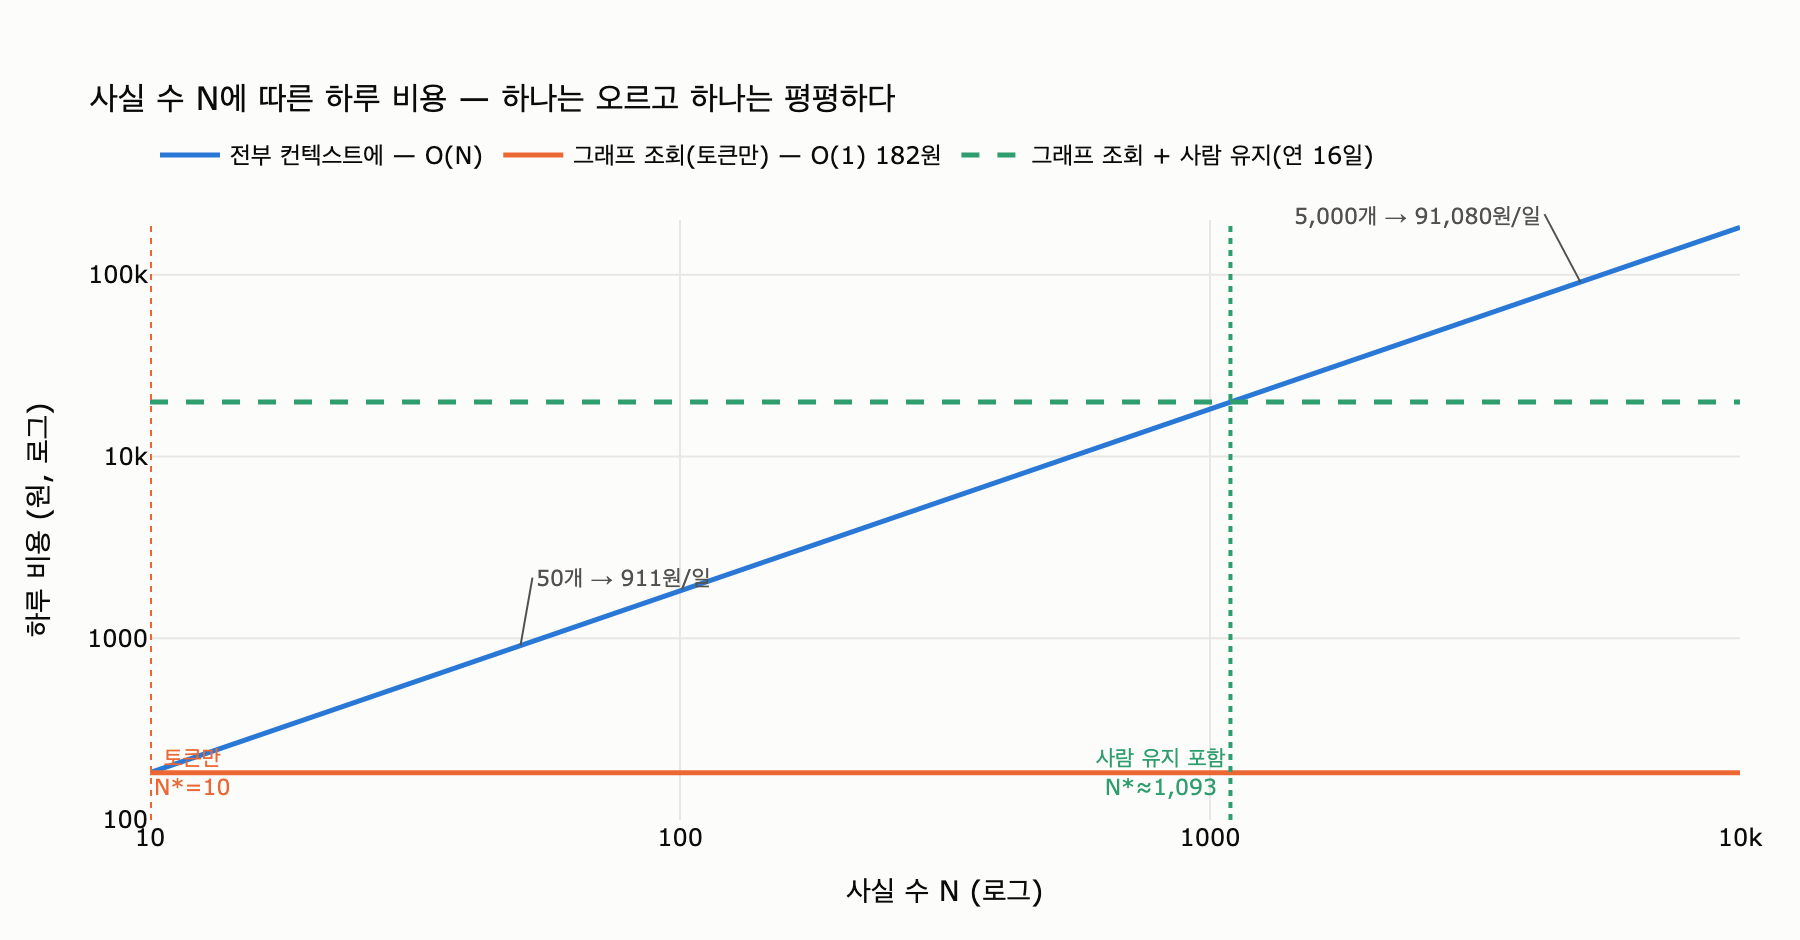

Here is the Python script that generated this plot:
# %% [markdown]
# # 사실이 늘 때: 「전부 컨텍스트에」 $O(N)$ vs 「그래프 조회」 $O(1)$
#
# 사실이 $N$개 있을 때 하루 입력 토큰 비용을 두 방식으로 계산한다.
#
# - **전부 컨텍스트에**: 매 턴 사실 $N$개를 전부 프롬프트에 붙인다
#   $$C_\text{all}(N) = N \cdot t \cdot T \cdot p \cdot r$$
# - **그래프 조회**: 질문에 걸린 상위 $k$개만 붙인다 ($k$는 $N$과 무관)
#   $$C_\text{graph}(N) = k \cdot t \cdot T \cdot p \cdot r \;=\; \text{const}$$
#
# 여기서 $t$ = 사실 하나의 토큰 수, $T$ = 하루 턴 수, $p$ = 토큰당 단가(USD),
# $r$ = 환율. **$N$은 첫 식에만 들어간다.** 그래서 하나는 기울기가 있고 하나는 평평하다.
#
# 책의 `ex4_memory_cost.py`와 같은 상수를 쓴다.

# %%
# 필요 패키지: plotly, kaleido (표 부분은 표준 라이브러리만으로 동작)

def _show(fig):
    try:
        from IPython import get_ipython
        if get_ipython() is not None:  # VSCode 셀/Jupyter에서만 렌더링
            fig.show()
    except ImportError:
        pass


PRICE_IN = 3.0 / 1_000_000   # 입력 토큰 1개당 USD
KRW = 1_380                  # 환율
TOK_PER_FACT = 22            # 사실 하나를 프롬프트에 넣는 값(토큰)
TURNS = 200                  # 하루 대화 턴 수
HIT = 10                     # 그래프 조회가 실제로 걸어 오는 사실 수 (k)

# 사실 하나를 하루 동안 컨텍스트에 «상주»시키는 값
UNIT = TOK_PER_FACT * TURNS * PRICE_IN * KRW


def cost_all(n):
    """전부 컨텍스트에 — 사실 수에 비례. O(N)"""
    return n * UNIT


def cost_graph(n, k=HIT):
    """그래프 조회 — 걸리는 건 늘 k개. n을 아예 안 쓴다. O(1)"""
    return k * UNIT


print(f"사실 1개를 하루 상주시키는 값 = {TOK_PER_FACT} tok x {TURNS} turn "
      f"x ${PRICE_IN * 1_000_000:.0f}/Mtok x {KRW}원 = {UNIT:.3f}원/일")
print(f"그래프 쪽 상수 비용 = {HIT}개 x {UNIT:.3f}원 = {cost_graph(0):,.0f}원/일 (N과 무관)")

# 출력:
# 사실 1개를 하루 상주시키는 값 = 22 tok x 200 turn x $3/Mtok x 1380원 = 18.216원/일
# 그래프 쪽 상수 비용 = 10개 x 18.216원 = 182원/일 (N과 무관)


# %% [markdown]
# ## 1. 책의 표를 그대로 재현한다
#
# 사실 수를 50 → 5,000으로 **100배** 늘리면 어느 쪽이 얼마나 오르는가.

# %%
print(f"{'사실 수':>8}{'전부 넣기 토큰':>16}{'전부 넣기/일':>14}"
      f"{'그래프/일':>12}{'배율':>8}")
print("-" * 60)
for n in (50, 200, 1_000, 5_000):
    a, g = cost_all(n), cost_graph(n)
    print(f"{n:>8,}{n * TOK_PER_FACT * TURNS:>16,}{a:>13,.0f}원"
          f"{g:>11,.0f}원{a / g:>7.0f}x")

# 출력:
#     사실 수        전부 넣기 토큰       전부 넣기/일       그래프/일      배율
# ------------------------------------------------------------
#       50         220,000          911원        182원      5x
#      200         880,000        3,643원        182원     20x
#    1,000       4,400,000       18,216원        182원    100x
#    5,000      22,000,000       91,080원        182원    500x


# %% [markdown]
# 사실이 **100배** 늘 때 「전부 넣기」도 정확히 **100배** 오른다 (911원 → 91,080원).
# 「그래프 조회」는 **182원 그대로**다. 몇 개가 쌓였든 걸어 오는 건 10개니까.
#
# 5,000개면 하루 91,080원, 한 달이면 **273만 원**이다.
#
# > 조회 «시간»도 마찬가지다. 책 예제에서 사실을 100배 늘려도 조회는 2~7ms 사이에서
# > 논다. 규칙 없이 오르내리는 건 이 규모에서 «측정 잡음»이 지배해서고,
# > 5,000개짜리가 50개짜리보다 빠르게 나오기도 한다. 색인이 일하고 있다는 뜻이다.

# %%
print(f"{'사실 수':>8}{'월 비용(전부)':>16}{'월 비용(그래프)':>16}{'월 절감':>14}")
print("-" * 56)
for n in (50, 200, 1_000, 5_000):
    a, g = cost_all(n) * 30, cost_graph(n) * 30
    print(f"{n:>8,}{a:>15,.0f}원{g:>15,.0f}원{a - g:>13,.0f}원")

# 출력:
#     사실 수        월 비용(전부)       월 비용(그래프)          월 절감
# --------------------------------------------------------
#       50         27,324원          5,465원       21,859원
#      200        109,296원          5,465원      103,831원
#    1,000        546,480원          5,465원      541,015원
#    5,000      2,732,400원          5,465원    2,726,935원


# %% [markdown]
# ## 2. 토큰 값만 보면 손익 분기점은 어디인가
#
# $C_\text{all}(N) = C_\text{graph}$ 를 풀면
#
# $$N \cdot t \cdot T \cdot p \cdot r = k \cdot t \cdot T \cdot p \cdot r \quad\Longrightarrow\quad N^{*} = k$$
#
# 단가도 턴 수도 환율도 **전부 약분되어 사라진다.** 남는 건 $k$ 하나다.
# 즉 조회가 10개를 걸어 온다면 **사실 10개**에서 이미 두 방식이 같아진다.
# 「2배는 싸야 갈아탈 값을 한다」는 여유를 두면 $N = 2k = 20$ — 책이 말한 «20개»가 이 숫자다.

# %%
def breakeven_tokens(k=HIT, margin=1.0):
    """토큰 값만 볼 때의 분기점. margin=2 면 «2배 싸질 때»."""
    return k * margin


for m in (1.0, 2.0, 5.0):
    n = breakeven_tokens(margin=m)
    print(f"그래프가 {m:>3.0f}배 싸지는 지점: 사실 {n:>4.0f}개  "
          f"(전부 {cost_all(n):>8,.0f}원/일 vs 그래프 {cost_graph(n):,.0f}원/일)")

# 출력:
# 그래프가   1배 싸지는 지점: 사실   10개  (전부      182원/일 vs 그래프 182원/일)
# 그래프가   2배 싸지는 지점: 사실   20개  (전부      364원/일 vs 그래프 182원/일)
# 그래프가   5배 싸지는 지점: 사실   50개  (전부      911원/일 vs 그래프 182원/일)


# %% [markdown]
# ## 3. 사람 유지 비용을 더하면 분기점이 밀린다
#
# 위 계산에는 **그래프를 세우고 유지하는 사람 시간**이 빠져 있다.
# 그걸 하루치로 환산한 상수 $H$를 그래프 쪽에 더하면
#
# $$N \cdot u = k \cdot u + H \quad\Longrightarrow\quad N^{*} = k + \frac{H}{u}, \qquad u = t \cdot T \cdot p \cdot r = 18.216\ \text{원/일}$$
#
# $u$가 **사실 하나의 하루 값**이므로, $H/u$는 「사람 값이 사실 몇 개어치인가」다.
# 사람 하루가 사실 수백 개어치이기 때문에 분기점이 10에서 수백~수천으로 밀린다.

# %%
DEV_DAY_KRW = 400_000          # 개발자 1일 인건비 가정
SETUP_DAYS = 2                 # 세우는 데 이틀 (책: "옮기는 데 이틀이면 된다")
AMORTIZE_DAYS = 365            # 1년에 걸쳐 나눠 문다


def breakeven_with_people(maint_days_per_year, k=HIT):
    """세팅 + 연간 유지 사람 시간을 하루로 환산해 더한 분기점."""
    h = (SETUP_DAYS + maint_days_per_year) * DEV_DAY_KRW / AMORTIZE_DAYS
    return h, k + h / UNIT


print(f"{'연간 유지(사람일)':>16}{'하루 사람값 H':>14}{'H/u(사실 몇 개어치)':>20}{'분기점 N*':>12}")
print("-" * 64)
for d in (0, 2, 6, 12, 16, 24, 48):
    h, n = breakeven_with_people(d)
    print(f"{d:>16}{h:>13,.0f}원{h / UNIT:>19,.0f}{n:>12,.0f}")

# 출력:
#       연간 유지(사람일)      하루 사람값 H       H/u(사실 몇 개어치)      분기점 N*
# ----------------------------------------------------------------
#                0        2,192원                120         130
#                2        4,384원                241         251
#                6        8,767원                481         491
#               12       15,342원                842         852
#               16       19,726원              1,083       1,093
#               24       28,493원              1,564       1,574
#               48       54,795원              3,008       3,018


# %% [markdown]
# 표를 읽는 법. **세팅 이틀만 치고 유지 비용이 0이어도 분기점은 이미 10 → 130으로 밀린다.**
# 현실적으로 그래프는 스키마가 자라고 개체 해상도가 어긋나고 유효 시각을 닫아 줘야 하므로,
# **연 16일쯤(월 1.3일) 손이 간다고 보면 분기점이 약 1,093개** — 책이 기준으로 쓰는
# «사실 1,000개»가 딱 이 대역이다.
#
# 정리하면 두 개의 분기점이 있다.
#
# | | 분기점 | 뜻 |
# |---|---|---|
# | 토큰만 | $N^{*} = k = 10$ | 이론상 여기서 이미 그래프가 싸다 |
# | 토큰 + 사람 | $N^{*} = k + H/u \approx 1{,}000$ | 실무에서 실제로 갈아타는 지점 |
#
# 이게 「처음부터 그래프로 가지 마라」의 근거다.
# 사실 50개짜리 시스템에서 그래프를 세우면 하루 911원을 아끼려고 하루 19,726원을 쓰는 셈이다.

# %%
for n in (50, 1_000, 5_000):
    h, _ = breakeven_with_people(16)
    graph_total = cost_graph(n) + h
    verdict = "전부 넣기가 싸다" if cost_all(n) < graph_total else "그래프가 싸다"
    print(f"사실 {n:>5,}개 | 전부 넣기 {cost_all(n):>8,.0f}원/일 | "
          f"그래프 {cost_graph(n):>5,.0f}+{h:,.0f}={graph_total:>8,.0f}원/일 | {verdict}")

# 출력:
# 사실    50개 | 전부 넣기      911원/일 | 그래프   182+19,726=  19,908원/일 | 전부 넣기가 싸다
# 사실 1,000개 | 전부 넣기   18,216원/일 | 그래프   182+19,726=  19,908원/일 | 전부 넣기가 싸다
# 사실 5,000개 | 전부 넣기   91,080원/일 | 그래프   182+19,726=  19,908원/일 | 그래프가 싸다


# %% [markdown]
# ## 4. 곡선으로 보기 (로그 x축)
#
# 로그 x축에서 상수는 **수평선**, 비례는 **오른쪽으로 오르는 곡선**이 된다.
# 두 선이 만나는 곳이 분기점이다. 사람 값을 더하면 수평선이 위로 올라가고,
# 만나는 지점이 오른쪽으로 밀린다.

# %%
try:
    import math

    import plotly.graph_objects as go

    # 로그 축에서는 shape/annotation 좌표를 log10 값으로 줘야 한다
    def lg(v):
        return math.log10(v)

    ns = [10 ** (i / 20) for i in range(20, 81)]   # 10 ~ 10,000 로그 등간격
    all_y = [cost_all(n) for n in ns]
    h16, be16 = breakeven_with_people(16)
    graph_y = [cost_graph(n) for n in ns]
    graph_h_y = [cost_graph(n) + h16 for n in ns]

    BLUE, ORANGE, GREEN = "#2a78d6", "#eb6834", "#2f9e6e"
    INK, MUTED, GRID = "#0b0b0b", "#52514e", "#e8e7e3"

    fig = go.Figure()
    fig.add_trace(go.Scatter(
        x=ns, y=all_y, mode="lines", name="전부 컨텍스트에 — O(N)",
        line=dict(color=BLUE, width=2.5)))
    fig.add_trace(go.Scatter(
        x=ns, y=graph_y, mode="lines", name="그래프 조회(토큰만) — O(1) 182원",
        line=dict(color=ORANGE, width=2.5)))
    fig.add_trace(go.Scatter(
        x=ns, y=graph_h_y, mode="lines", name="그래프 조회 + 사람 유지(연 16일)",
        line=dict(color=GREEN, width=2.5, dash="dash")))

    for x, label, color, anchor in (
            (HIT, f"토큰만<br>N*={HIT}", ORANGE, "left"),
            (be16, f"사람 유지 포함<br>N*≈{be16:,.0f}", GREEN, "right")):
        # 세로 기준선은 데이터 좌표 Scatter 로 그린다 (add_vline 은 로그 축에서 좌표계가 헷갈린다)
        fig.add_trace(go.Scatter(
            x=[x, x], y=[100, 200_000], mode="lines", showlegend=False,
            hoverinfo="skip", line=dict(color=color, width=2, dash="dot")))
        fig.add_annotation(x=lg(x), y=0.03, yref="paper", text=label,
                           showarrow=False, xanchor=anchor, yanchor="bottom",
                           font=dict(size=11, color=color))

    for n, txt, ax_, ay_ in ((50, "50개 → 911원/일", 6, -34),
                             (5_000, "5,000개 → 91,080원/일", -18, -34)):
        fig.add_annotation(x=lg(n), y=lg(cost_all(n)), text=txt, showarrow=True,
                           arrowhead=0, arrowcolor=MUTED, ax=ax_, ay=ay_,
                           xanchor="left" if ax_ > 0 else "right",
                           font=dict(size=11, color=MUTED))

    fig.update_layout(
        title=dict(text="사실 수 N에 따른 하루 비용 — 하나는 오르고 하나는 평평하다",
                   font=dict(size=16, color=INK)),
        width=900, height=470, paper_bgcolor="#fcfcfb", plot_bgcolor="#fcfcfb",
        font=dict(color=INK),
        legend=dict(orientation="h", yanchor="bottom", y=1.06, x=0),
        margin=dict(t=110, b=60, l=75, r=30),
    )
    fig.update_xaxes(type="log", title_text="사실 수 N (로그)", range=[1, 4],
                     dtick=1, gridcolor=GRID, zeroline=False)
    fig.update_yaxes(type="log", title_text="하루 비용 (원, 로그)",
                     range=[lg(100), lg(200_000)], dtick=1,
                     gridcolor=GRID, zeroline=False)

    import os
    out = os.path.join(os.path.dirname(os.path.abspath(__file__)), "expy.png")
    fig.write_image(out, scale=2)  # kaleido 필요
    print(f"저장: {out}")
    _show(fig)
except ImportError as e:
    print(f"plotly/kaleido 미설치 — 시각화 생략: {e}")

# 출력:
# 저장: .../.fm/hints/cc4aa8ed-b7c2-4aa2-962f-905b7d1dddd9/expy.png


# %% [markdown]
# ## 정리
#
# $$C_\text{all}(N) = N \cdot u \;\; (O(N)) \qquad C_\text{graph}(N) = k \cdot u \;\; (O(1))$$
#
# - **전부 컨텍스트에**는 사실 수에 **비례**해서 오른다. 50개 911원 → 5,000개 91,080원 (100배 → 100배).
# - **그래프 조회**는 **안 오른다.** 몇 개가 쌓였든 걸어 오는 건 열 개쯤이라 182원 고정이다.
# - 토큰만 보면 분기점은 $N^{*} = k$ — 단가·턴 수·환율이 다 약분된다.
# - 사람 유지 비용 $H$를 더하면 $N^{*} = k + H/u$ 로 **오른쪽으로 밀린다.** 그게 «1,000개» 기준의 근거다.
# - 그래서 처음엔 평평한 목록으로 시작하고, 하루 비용이 눈에 띄면 그때 옮긴다. 옮기는 데는 이틀이면 된다.
